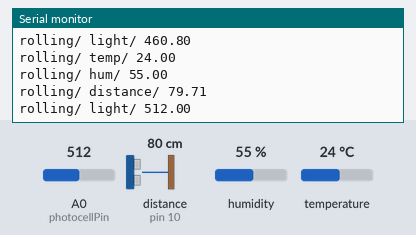
This sketch was run on a simulated Arduino Uno, built with avr-gcc and run on an emulated ATmega328P. Shown: the last lines printed to the serial monitor. Wiring (inferred from the names in the program): ultrasonic range finder: trigger pin 9; echo pin 10. The inputs (shaded band) are chosen by the test bench; at power-on: distance to the obstacle (sensor on pin 10) 80 cm, humidity 55 %, A0 (photocellPin) = 512, temperature 24 °C. The echo pulse lasts 58.3 µs per cm.

Above: at 1.2 s.
1.3 s: distance to the obstacle (sensor on pin 10) set to 2 cm
At 1.61 s:
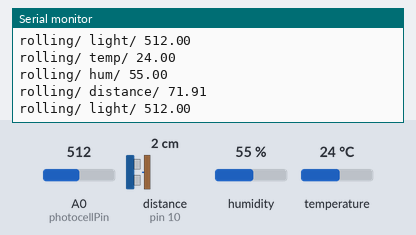
4.3 s: distance to the obstacle (sensor on pin 10) set to 18 cm
At 4.55 s:
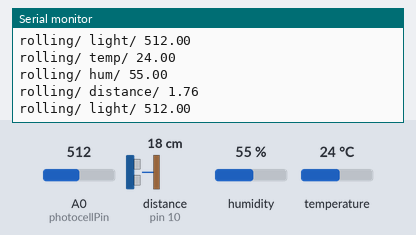
7.3 s: distance to the obstacle (sensor on pin 10) set to 35 cm
At 7.55 s:
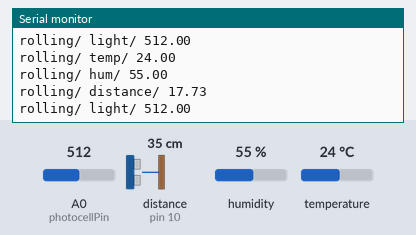
10.3 s: humidity set to 22 %
At 10.61 s:
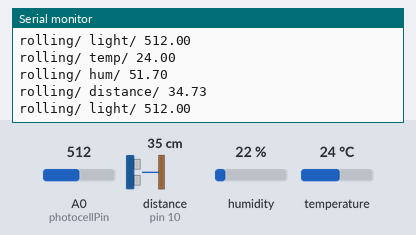
11.8 s: A0 (photocellPin) set to 716
At 11.92 s:
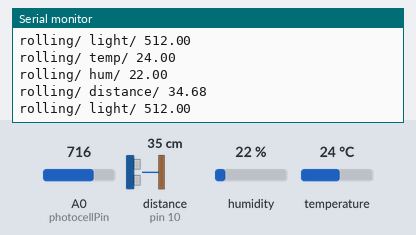
13.3 s: distance to the obstacle (sensor on pin 10) set to 4 cm
At 13.66 s:
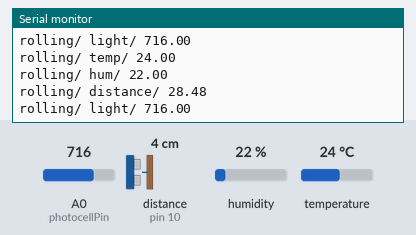
Timing chart, 0 to 16.3 s (numbered marks = the images above; inputs shaded):
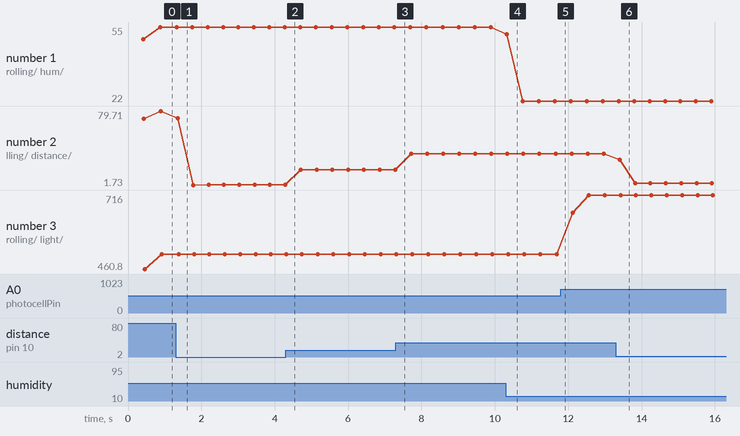

The sketch:

Charlie.ino
```cpp
// Amogh Dwivedi: Charlie
// https://amoghdwivedi.com
// https://github.com/4moghDwivedi/Charlie


const int trigPin = 9;
const int echoPin = 10;

struct Period {
  int rate = 1000;
  unsigned long time_now = 0;
};

#define NUM_READINGS 10
struct MyParameter {
  float readings[NUM_READINGS];
  float total = 0;
  int readIndex = 0;
};

//these are the structs which keep track of raw data in order to calculate rolling averages
//rolling averages
MyParameter ultrasonicRollingAverage;
MyParameter photoresistorRollingAverage;
MyParameter temperatureRollingAverage;
MyParameter humidityRollingAverage;

//these are the predefined 'polling' rates for the sensors' raw data measurement, and their printing rates.
//ultrasonic:
Period ultrasonicPeriod;
Period ultrasonicRollingPeriod;
// there are two polling periods. one for the measurement of raw data,
// two, for the printing of rolling averages.

//photoresistor:
Period photoresistorPeriod;
Period photoresistorRollingPeriod;
// there are two polling periods. one for the measurement of raw data,
// two, for the printing of rolling averages.


//temperature sensor:
Period temperaturePeriod;
Period temperatureRollingPeriod;

Period humidityPeriod;
Period humidityRollingPeriod;

Period heaterToggle;

int photocellPin = 14;     // the cell and 10K pulldown are connected to a0
int photocellReading;     // the analog reading from the sensor divider


float duration, distance;

#include <Arduino.h>
#include <Wire.h>
#include "Adafruit_SHT31.h"

bool enableHeater = false;
uint8_t loopCnt = 0;

Adafruit_SHT31 sht31 = Adafruit_SHT31();

void setup() {
  // put your setup code here, to run once:
  pinMode(trigPin, OUTPUT);
  pinMode(echoPin, INPUT);
  Serial.begin(9600);

  for (int i = 0; i<NUM_READINGS; i++){
      ultrasonicRollingAverage.readings[i]=0;
  }

  //different rates for different sensors are declared here.

  //ultrasonic sensor:
  float ultrasonicPrintRate = 50;
  //period is 1/10th of rolling period!!!!!!
  ultrasonicPeriod.rate = ultrasonicPrintRate / 10;
  ultrasonicRollingPeriod.rate = ultrasonicPrintRate;

  //photoresistor sensor:
  float photoresistorPrintRate = 50;
  //period is 1/10th of rolling period!!!!!!
  photoresistorPeriod.rate = photoresistorPrintRate / 10;
  photoresistorRollingPeriod.rate = photoresistorPrintRate;

  //temperature/humidity sensor:
  //period is 1/10th of rolling period!!!!!!
  float temperaturePrintRate = 50;
  temperaturePeriod.rate = temperaturePrintRate / 10; //longer rates for temperature sensor
  temperatureRollingPeriod.rate = temperaturePrintRate;

  float humidityPrintRate = 50;
  humidityPeriod.rate = humidityPrintRate / 10; //longer rates for humidity sensor
  humidityRollingPeriod.rate = humidityPrintRate;

  heaterToggle.rate = 30000;//toggling heater every 30 seconds

    while (!Serial)
    delay(10);     // will pause Zero, Leonardo, etc until serial console opens

  Serial.println("SHT31 test");
  if (! sht31.begin(0x44)) {   // Set to 0x45 for alternate i2c addr
    Serial.println("Couldn't find SHT31");
    while (1) delay(1);
  }

  Serial.print("Heater Enabled State: ");
  if (sht31.isHeaterEnabled())
    Serial.println("ENABLED");
  else
    Serial.println("DISABLED");

}

void loop() {
  //put your main code here, to run repeatedly:

  ultrasonicSensor();
  if (ultrasonicRollingAverage.readIndex == NUM_READINGS - 1) {
    printRollingAverageUltrasonic();
  }

  photoresistorSensor();
    if (photoresistorRollingAverage.readIndex == NUM_READINGS - 1) {
    printRollingAveragePhotoresistor();
  }

  temperatureSensor();
    if (temperatureRollingAverage.readIndex == NUM_READINGS - 1) {
    printRollingAverageTemperature();
  }

  humiditySensor();
    if (humidityRollingAverage.readIndex == NUM_READINGS - 1) {
    printRollingAverageHumidity();
  }

  heater();

  }

  void ultrasonicSensor() {

      if(millis() >= ultrasonicPeriod.time_now + ultrasonicPeriod.rate){

            ultrasonicPeriod.time_now += ultrasonicPeriod.rate;

            digitalWrite(trigPin, LOW); //setting trig pin to low
            delayMicroseconds(2);
            digitalWrite(trigPin, HIGH); //setting trig pin to high
            delayMicroseconds(10);
            digitalWrite(trigPin, LOW);

            duration = pulseIn(echoPin, HIGH);
            distance = (duration*.0343)/2;
            updateMovingAverage(&ultrasonicRollingAverage, distance);
  }

  }

  void photoresistorSensor(){
      if(millis() >= photoresistorPeriod.time_now + photoresistorPeriod.rate){
            photoresistorPeriod.time_now += photoresistorPeriod.rate;
            photocellReading = analogRead(photocellPin);

            updateMovingAverage(&photoresistorRollingAverage, photocellReading);
      }
  }

  void temperatureSensor(){

      if(millis() >= temperaturePeriod.time_now + temperaturePeriod.rate){
      temperaturePeriod.time_now += temperaturePeriod.rate;
      float temp = sht31.readTemperature();

        if (! isnan(temp)) {  // check if 'is not a number'
          updateMovingAverage(&temperatureRollingAverage, temp);
      } else {
          Serial.println("Failed to read temperature");
             }
      }
  }

  void humiditySensor(){

  if(millis() >= humidityPeriod.time_now + humidityPeriod.rate){
      humidityPeriod.time_now += humidityPeriod.rate;
        float hum = sht31.readHumidity();

         if (! isnan(hum)) {  // check if 'is not a number'
            updateMovingAverage(&humidityRollingAverage, hum);
       } else {
            Serial.println("Failed to read humidity");
              }
    }

  }

  void updateMovingAverage(MyParameter* param, float value){

  param->total -= param->readings[param->readIndex];
  // Update stored value at register and total
  param->readings[param->readIndex] = value;
  param->total += value;
  param->readIndex++;

        if (param->readIndex >= NUM_READINGS) {
          param->readIndex = 0;
        }
}

  void printRollingAverageUltrasonic(){

          if(millis() >= ultrasonicRollingPeriod.time_now + ultrasonicRollingPeriod.rate){
          ultrasonicRollingPeriod.time_now += ultrasonicRollingPeriod.rate;
          Serial.print("rolling/ ");
          Serial.print("distance/ ");
          Serial.println(ultrasonicRollingAverage.total / NUM_READINGS);
     }
  }

  void printRollingAveragePhotoresistor(){

          if(millis() >= photoresistorRollingPeriod.time_now + photoresistorRollingPeriod.rate){
          photoresistorRollingPeriod.time_now += photoresistorRollingPeriod.rate;
          Serial.print("rolling/ ");
          Serial.print("light/ ");
          Serial.println(photoresistorRollingAverage.total / NUM_READINGS);
    }
  }

  void printRollingAverageTemperature(){

          if(millis() >= temperatureRollingPeriod.time_now + temperatureRollingPeriod.rate){
          temperatureRollingPeriod.time_now += temperatureRollingPeriod.rate;
          Serial.print("rolling/ ");
          Serial.print("temp/ ");
          Serial.println(temperatureRollingAverage.total / NUM_READINGS);
    }
  }

  void printRollingAverageHumidity(){

          if(millis() >= humidityRollingPeriod.time_now + humidityRollingPeriod.rate){
          humidityRollingPeriod.time_now += humidityRollingPeriod.rate;
          Serial.print("rolling/ ");
          Serial.print("hum/ ");
          Serial.println(humidityRollingAverage.total / NUM_READINGS);
    }
  }

  void heater(){

      if(millis() >= heaterToggle.time_now + heaterToggle.rate){
      heaterToggle.time_now += heaterToggle.rate;
      enableHeater = !enableHeater;
      sht31.heater(enableHeater);
      Serial.print("Heater Enabled State: ");
        if (sht31.isHeaterEnabled())
          Serial.println("ENABLED");
        else
          Serial.println("DISABLED");
      }
  }
```

Measured:
- after the input at 1.3 s, the serial monitor: prints a new line after 0.06 s (image 1)
- after the input at 10.3 s, the serial monitor: prints a new line at once (image 4)
- after the input at 13.3 s, the serial monitor: prints a new line after 0.10 s (image 6)
- plotted number 1: 55 → 22 after the input at 10.3 s
- plotted number 2: 79.71 → 1.76 after the input at 1.3 s, 1.76 → 17.73 after the input at 4.3 s, 17.73 → 34.73 after the input at 7.3 s, 34.73 → 34.68 after the input at 10.3 s, 34.68 → 3.69 after the input at 13.3 s
- plotted number 3: 512 → 716 after the input at 11.8 s
